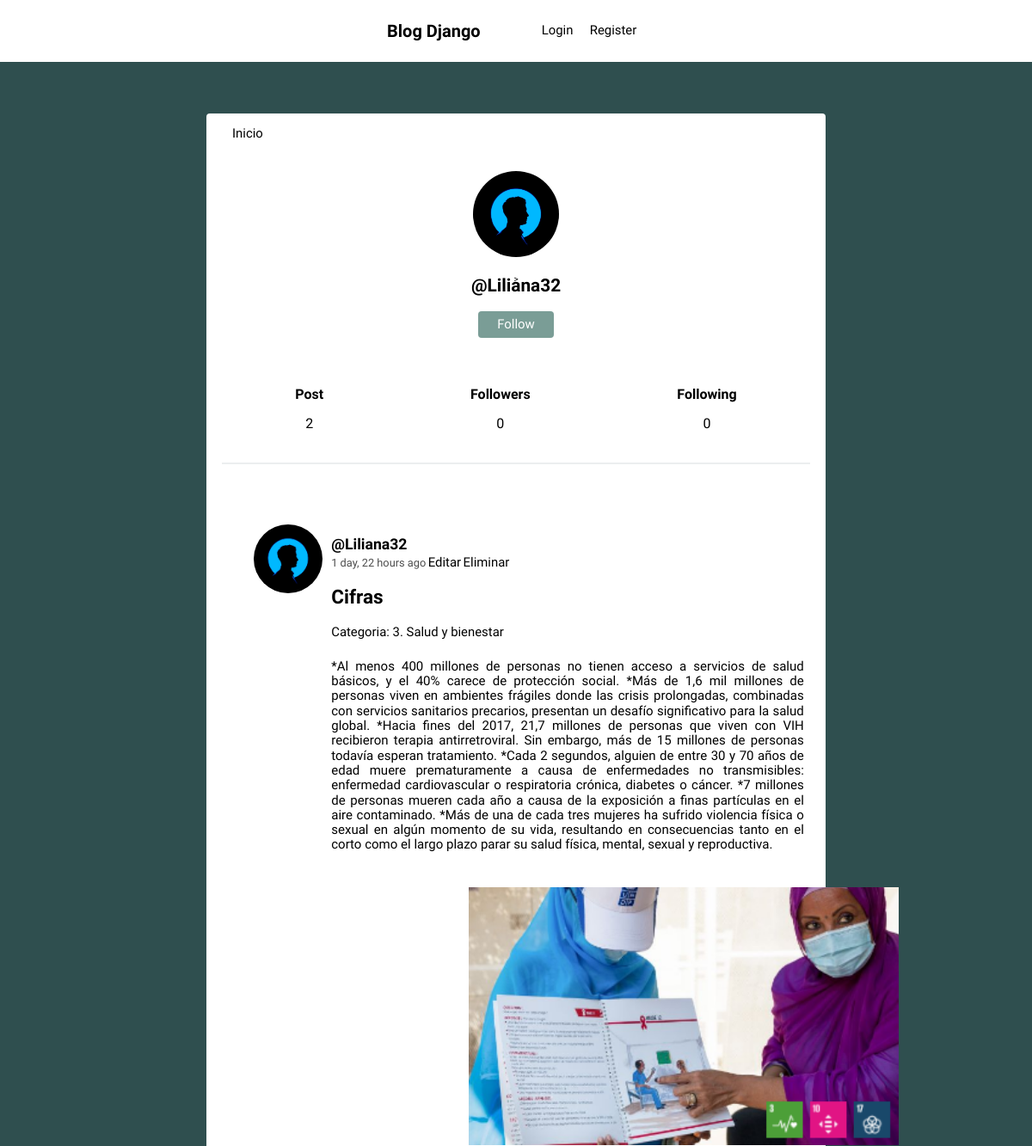
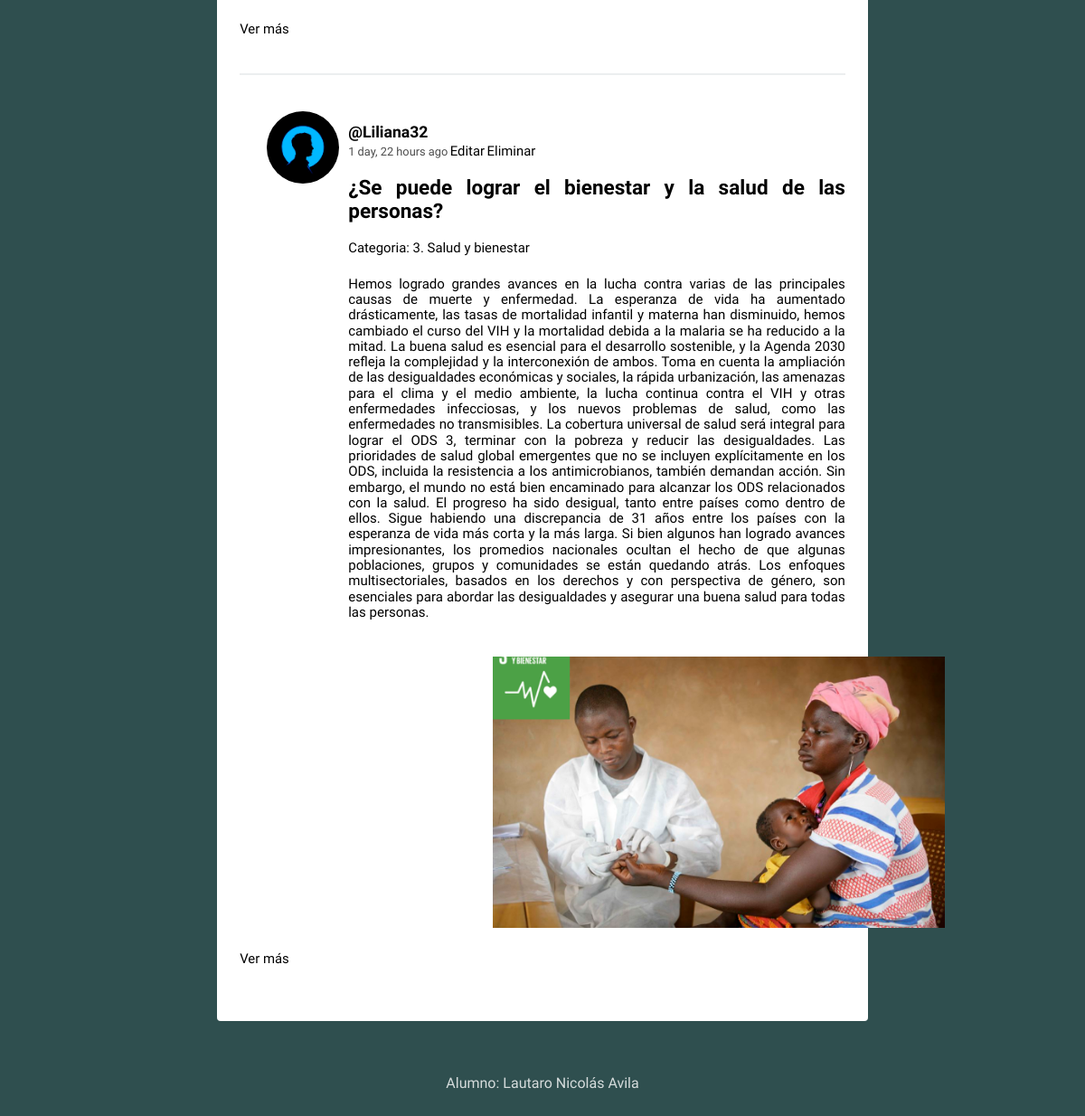
/profile/Liliana32/, run on the app's committed database (2 pictures, top to bottom).
### blog/models.py (models this page shows, shortened)
class profile(models.Model):
    user = models.OneToOneField(User, on_delete=models.CASCADE)
    image = models.ImageField(default='perfil.png')

class Post(models.Model):
    titulo = models.CharField('Título del Post',max_length = 150, unique = True)
    slug = models.CharField('Slug', max_length = 150, unique = True)
    user = models.ForeignKey(User, on_delete=models.CASCADE, related_name='posts')
    timestamp = models.DateTimeField(default=timezone.now)
    content = models.TextField()
    imagen = models.ImageField(null=True,blank=True,upload_to="images/")
    publicado = models.BooleanField('Publicado',default = True)
    categoria = models.CharField('Categoria', max_length = 150)
    class Meta:
        ordering = ['-timestamp']

### blog/views.py (the view)
# urls.py: path('profile/', views.profile, name ="profile"),
def profile(request, username=None):
    current_user = request.user
    if username and username != current_user.username:
        user = User.objects.get(username=username)
        posts = user.posts.all()
    else:
        posts = current_user.posts.all()
        user = current_user
    return render(request, 'social/profile.html', {'user':user, 'posts':posts})

### blog/templates/social/profile.html
{% extends 'social/feed.html' %}
{% load static %}
{% block content %}
<div class="profile">
	<img src="{{ user.profile.image.url }}">>
	<h2>@{{ user.username }}</h2>
	<button><a class="follow-button" href="#">Follow</a></button>
</div>
<div class="follow">
	<div>
		<h5>Post</h5>
		<p>{{ user.posts.count }}</p>
	</div>
	<div>
		<h5>Followers</h5>
		<p>0</p>
	</div>
	<div>
		<h5>Following</h5>
		<p>0</p>
	</div>
</div>
{{ block.super}}
{% endblock %}

### blog/templates/social/feed.html (shortened to what this page needs)
{% extends 'social/layout.html' %}
{% load humanize %}
{% load static %}
{% block content %}
{% for post in posts %}
<article>
    <div class="container-article">
    {% if post.publicado == True%}
    <img class='profile' src="{{ post.user.profile.image.url }}">
    <div>
        <h2 class="username"><a href="{% url 'profile' post.user.username %}">@{{ post.user.username }}</a></h2>
        <time data-time="#">{{ post.timestamp|naturaltime }}</time>
        {% if post.user.username == user.username  %}
        <a href="{% url 'edit' post.content %}">     Editar</a>
        <a href="{% url 'eliminar' post.content %}">     Eliminar</a>
        {% endif %}
        <br>
        <div class="post"><h2>{{ post.titulo }}</h2></div>
        <a href="{% url 'categoria' post.categoria %}">Categoria: {{ post.categoria }}</a>
        <br><br><br>
        <div class="post">{{ post.content }}</div>
    </div>
</div>
        <img class='post_img'src="{{ post.imagen.url }}">
        <br><br><br>
        <a href="{% url 'detalle_post' post.slug %}">    Ver más</a>
    {% endif %}
</article>
{% endfor %}
{% endblock %}

### blog/static/style.css (style rules this page uses)
body { background: #2F4F4F; font-size: 62.5%; font-family: 'Varela Round', Helvetica, Arial, serif; }
h5 { font-size: 1rem; margin-bottom: 0; }
p { font-size: 1rem; }
button { font-size: 1rem; color: white; padding: 0.4rem 1.4rem; border: none; background: #7A9D96; border-radius: 4px; cursor: pointer; }
img { object-fit: cover; }
a { font-size: .93rem; text-decoration: none; color: black; }
article { width: 93%; margin: auto; padding: 40px 0; border-bottom: 2px solid #ECEEEF; }
.username { margin-bottom: .2rem; }
.username a { font-size: 1.1rem; }
.container-article { display: flex; }
.container-article img { height: 80px; width: 80px; margin-right: 10px; border-radius: 50%; }
article:last-child { border-bottom: 0; }
time { font-size: .8rem; opacity: .7; }
.post { font-size: .94rem; text-align:justify; }
.profile { display: flex; align-items: center; flex-direction: column; }
.profile img { height: 100px; width: 100px; margin-right: 10px; margin: 20px; border-radius: 50%; }
.profile h2 { margin-top: -10px; font-size: 1.3rem; }
.follow { display: flex; width: 95%; justify-content: space-around; margin: 30px auto; text-align: center; border-bottom: 2px solid #ECEEEF; padding-bottom: 20px; }
img.profile { height: 80px; width: 80px; margin-right: 10px; margin-left: 30px; border-radius: 50%; }
img.post_img { height: 300px; width: 500px; margin-left: 280px; margin-right: auto; margin-top: 40px; border-radius: 0%; }
.follow-button { color: white; }

### data on the page
Post: user.profile.image (picture), user.username "Liliana32", timestamp "1 day, 22 hours ago", shows "Editar", titulo "Cifras", categoria "3. Salud y bienestar", content "*Al menos 400 millones de personas no tienen acceso a servicios de salud básicos, y el 40% carece de protección social. *Más de 1,6 mil millones de personas viven en ambientes frágiles donde las crisis prolongadas, combinadas con servicios sanitarios precarios, presentan un desafío significativo para la salud global. *Hacia fines del 2017, 21,7 millones de personas que viven con VIH recibieron terapia antirretroviral. Sin embargo, más de 15 millones de personas todavía esperan tratamiento. *Cada 2 segundos, alguien de entre 30 y 70 años de edad muere prematuramente a causa de enfermedades no transmisibles: enfermedad cardiovascular o respiratoria crónica, diabetes o cáncer. *7 millones de…", imagen (picture)
Post: user.profile.image (picture), user.username "Liliana32", timestamp "1 day, 22 hours ago", shows "Editar", titulo "¿Se puede lograr el bienestar y la salud de las personas?", categoria "3. Salud y bienestar", content "Hemos logrado grandes avances en la lucha contra varias de las principales causas de muerte y enfermedad. La esperanza de vida ha aumentado drásticamente, las tasas de mortalidad infantil y materna han disminuido, hemos cambiado el curso del VIH y la mortalidad debida a la malaria se ha reducido a la mitad. La buena salud es esencial para el desarrollo sostenible, y la Agenda 2030 refleja la complejidad y la interconexión de ambos. Toma en cuenta la ampliación de las desigualdades económicas y sociales, la rápida urbanización, las amenazas para el clima y el medio ambiente, la lucha continua contra el VIH y otras enfermedades infecciosas, y los nuevos problemas de salud, como las…", imagen (picture)

### other printed values
{{ user.username }} "Liliana32"
{{ user.posts.count }} "2"
